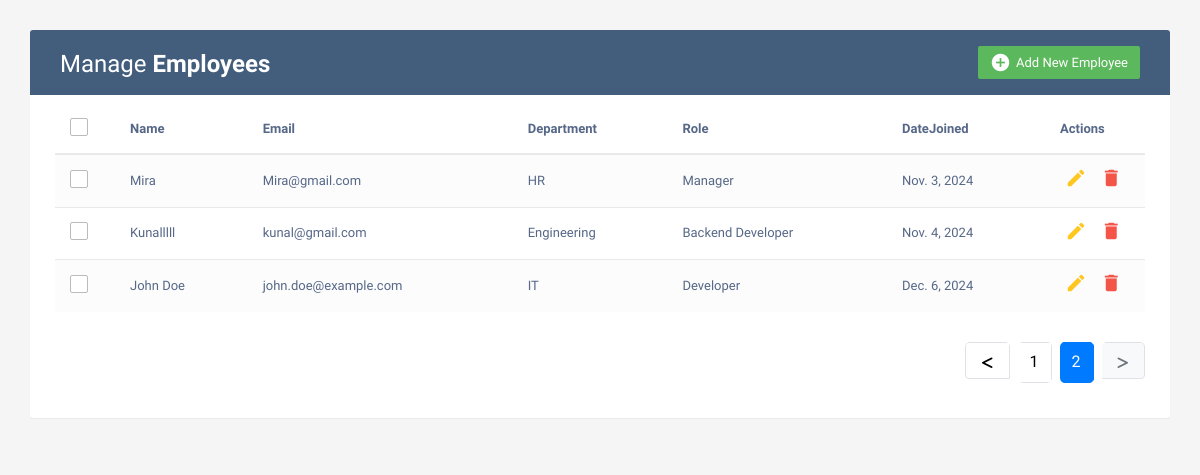
Screenshot of /?page=2 with the database file from the repository.
### employees/models.py (models this page shows, shortened)
class Employee(models.Model):
    name = models.CharField(max_length=100)
    email = models.EmailField(unique=True)
    department = models.CharField(max_length=50, blank=True, null=True)
    role = models.CharField(max_length=50, blank=True, null=True)
    date_joined = models.DateField(auto_now_add=True)

### company/views.py (the view)
# urls.py: path('', views.homePage,name="home"),
def homePage(request):
    emp = Employee.objects.all().order_by('id')  # Explicitly order by a field
    paginator = Paginator(emp, 10)
    page_number = request.GET.get('page')
    page_obj = paginator.get_page(page_number)
    data = {
        'emp': page_obj,  # Paginated employee list
        'page_obj': page_obj,
    }
    return render(request, "index.html", data)

### templates/index.html (shortened to what this page needs)
<!DOCTYPE html>
<html lang="en">
<head>
<link rel="stylesheet" href="https://maxcdn.bootstrapcdn.com/font-awesome/4.7.0/css/font-awesome.min.css">
<link rel="stylesheet" href="https://maxcdn.bootstrapcdn.com/bootstrap/3.3.7/css/bootstrap.min.css">
 <link rel="stylesheet" href="https://cdnjs.cloudflare.com/ajax/libs/font-awesome/6.6.0/css/all.min.css"
 />
</head>
  <body>
    <div class="container">
        <div class="table-wrapper">
            <div class="table-title">
                <div class="row">
                    <div class="col-sm-6">
						<h2>Manage <b>Employees</b></h2>
					</div>
					<div class="col-sm-6">
						<a href="#addEmployeeModal" class="btn btn-success" data-toggle="modal"><i class="material-icons">&#xE147;</i> <span>Add New Employee</span></a>
					</div>
                </div>
            </div>
            <table class="table table-striped table-hover">
                <thead>
                    <tr>
						<th>
							<span class="custom-checkbox">
								<label for="selectAll"></label>
							</span>
						</th>
                        <th>Name</th>
                        <th>Email</th>
						<th>Department</th>
                        <th>Role</th>
						<th>DateJoined</th>
                        <th>Actions</th>
                    </tr>
                </thead>
                <tbody>
					{% for i in emp %}
                    <tr>
						<td>
							<span class="custom-checkbox">
								<label for="checkbox1"></label>
							</span>
						</td>
                        <td>{{i.name}}</td>
                        <td>{{i.email}}</td>
						<td>{{i.department}}</td>
                        <td>{{i.role}}</td>
						<td>{{i.date_joined}}</td>
                        <td>
                            <a href="#editEmployeeModal-{{forloop.counter}}" class="edit" data-toggle="modal"><i class="material-icons" data-toggle="tooltip" title="Edit">&#xE254;</i></a>
                            <a href="#deleteEmployeeModal-{{forloop.counter}}" class="delete" data-toggle="modal"><i class="material-icons" data-toggle="tooltip" title="Delete">&#xE872;</i></a>
                        </td>
                    </tr>
                    {% endfor %}
                </tbody>
            </table>
			<div class="clearfix">
        <ul class="pagination justify-content-start">
        {% if page_obj.has_previous %}
        <li class="page-item">
            <a class="page-link" href="?page={{ page_obj.previous_page_number }}">
                <i class="fa-solid fa-less-than"></i>
            </a>
        </li>
        {% else %}
        <li class="page-item disabled">
            <span class="page-link">
                <i class="fa-solid fa-less-than"></i>
            </span>
        </li>
        {% endif %}
        {% for num in page_obj.paginator.page_range %}
            {% if num == 1 or num == page_obj.paginator.num_pages or num >= page_obj.number|add:-2 and num <= page_obj.number|add:2 %}
                {% if page_obj.number == num %}
                <li class="page-item active">
                    <a class="page-link" href="?page={{ num }}">{{ num }}</a>
                </li>
                {% else %}
                <li class="page-item">
                    <a class="page-link" href="?page={{ num }}">{{ num }}</a>
                </li>
                {% endif %}
            {% elif num == page_obj.number|add:-3 or num == page_obj.number|add:3 %}
                <li class="page-item disabled">
                    <a class="page-link" href="#">...</a>
                </li>
            {% endif %}
        {% endfor %}
        {% if page_obj.has_next %}
        <li class="page-item">
            <a class="page-link" href="?page={{ page_obj.next_page_number }}">
                <i class="fa-solid fa-greater-than"></i>
            </a>
        </li>
        {% else %}
        <li class="page-item disabled">
            <span class="page-link">
                <i class="fa-solid fa-greater-than"></i>
            </span>
        </li>
        {% endif %}
                </ul>
            </div>
        </div>
    </div>
</body>
</html>

### templates/index.html (style rules this page uses)
body { color: #566787; background: #f5f5f5; font-family: 'Varela Round', sans-serif; font-size: 13px; }
.table-wrapper { background: #fff; padding: 20px 25px; margin: 30px 0; border-radius: 3px; box-shadow: 0 1px 1px rgba(0,0,0,.05); }
.table-title { padding-bottom: 15px; background: #435d7d; color: #fff; padding: 16px 30px; margin: -20px -25px 10px; border-radius: 3px 3px 0 0; }
.table-title h2 { margin: 5px 0 0; font-size: 24px; }
.table-title .btn { color: #fff; float: right; font-size: 13px; border: none; min-width: 50px; border-radius: 2px; border: none; outline: none !important; margin-left: 10px; }
.table-title .btn i { float: left; font-size: 21px; margin-right: 5px; }
.table-title .btn span { float: left; margin-top: 2px; }
table.table tr th, table.table tr td { border-color: #e9e9e9; padding: 12px 15px; vertical-align: middle; }
table.table tr th:first-child { width: 60px; }
table.table tr th:last-child { width: 100px; }
table.table-striped tbody tr:nth-of-type(odd) { background-color: #fcfcfc; }
table.table td:last-child i { opacity: 0.9; font-size: 22px; margin: 0 5px; }
table.table td a { font-weight: bold; color: #566787; display: inline-block; text-decoration: none; outline: none !important; }
table.table td a.edit { color: #FFC107; }
table.table td a.delete { color: #F44336; }
table.table td i { font-size: 19px; }
.pagination { float: right; margin: 0 0 5px; }
.custom-checkbox { position: relative; }
.custom-checkbox label:before { width: 18px; height: 18px; }
.custom-checkbox label:before { content: ''; margin-right: 10px; display: inline-block; vertical-align: text-top; background: white; border: 1px solid #bbb; border-radius: 2px; box-sizing: border-box; z-index: 2; }
.pagination { display: flex; gap: 8px; padding: 10px 0; justify-content: center; list-style-type: none; }
.pagination .page-item { border-radius: 5px; overflow: hidden; }
.pagination .page-item .page-link { display: flex; align-items: center; justify-content: center; padding: 8px 12px; font-size: 16px; color: black; background-color: #ffffff; border: 1px solid #dee2e6; transition: color 0.3s ease, background-color 0.3s ease; }
.pagination .page-item.active .page-link { background-color: #007bff; color: #ffffff; border-color: #007bff; }
.pagination .page-item.disabled .page-link { color: #6c757d; background-color: #f8f9fa; border-color: #dee2e6; cursor: not-allowed; }
.pagination .page-item .page-link i { font-size: 14px; margin: 0 4px; margin-top:5px; }
.pagination .page-item.disabled .page-link { cursor: default; }

### rows the page displays
Employee: name "Mira", email "Mira@gmail.com", department "HR", role "Manager", date_joined "Nov. 3, 2024"
Employee: name "Kunalllll", email "kunal@gmail.com", department "Engineering", role "Backend Developer", date_joined "Nov. 4, 2024"
Employee: name "John Doe", email "john.doe@example.com", department "IT", role "Developer", date_joined "Dec. 6, 2024"

### other values shown
{{ num }} "1"
{{ num }} "2"
